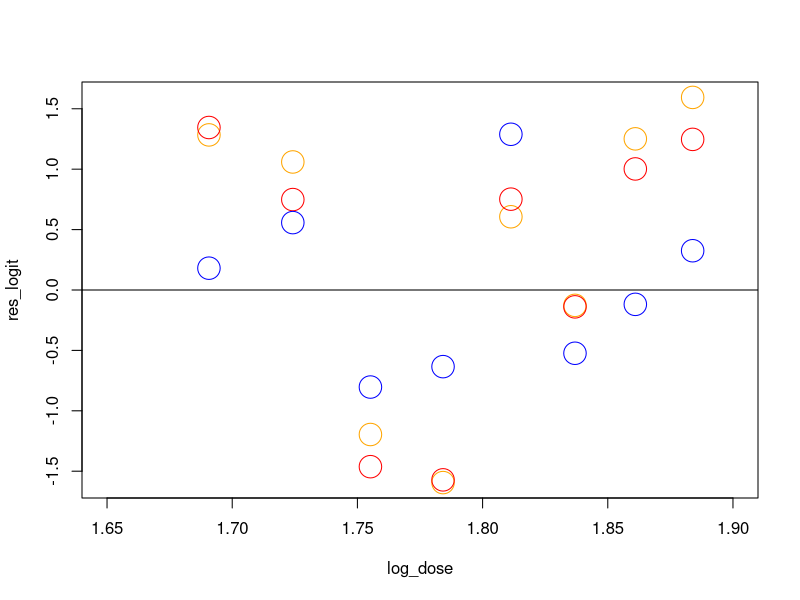
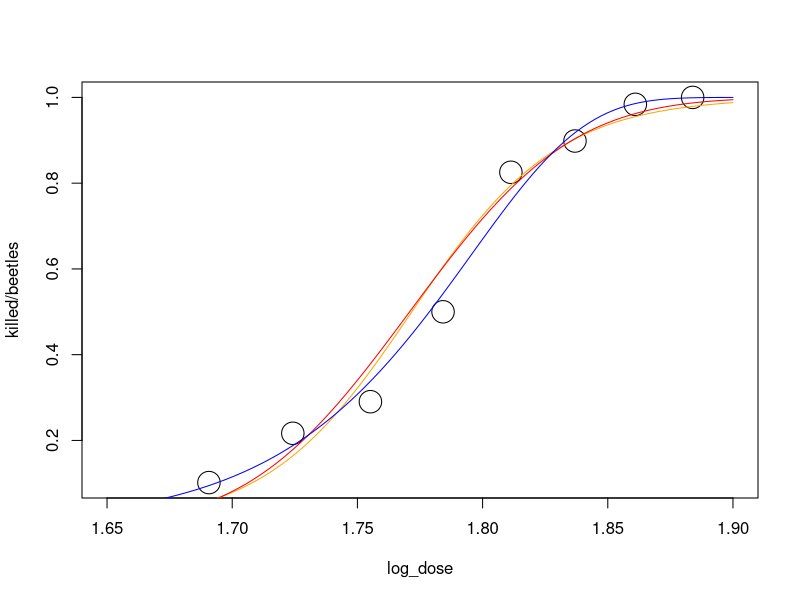
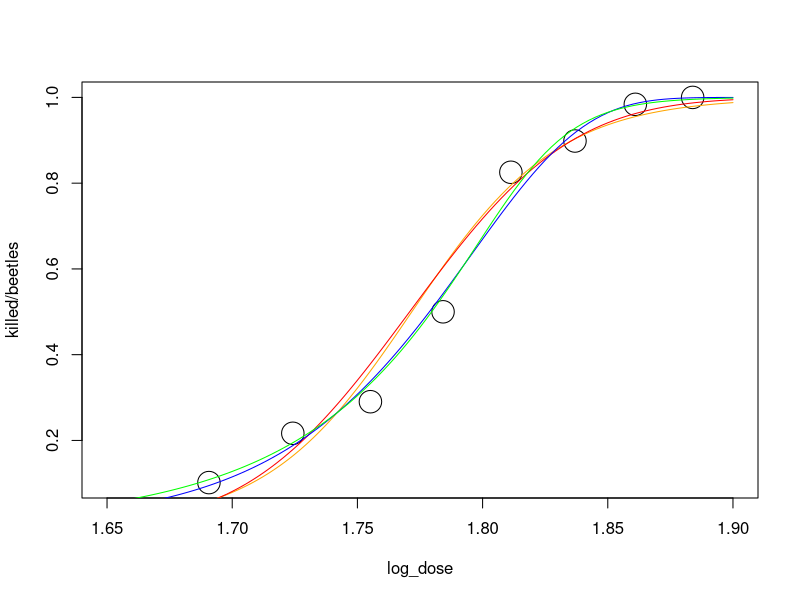

Generate these figures, in order, with R:
log_dose <- c(1.6907, 1.7242, 1.7552, 1.7842, 1.8113, 1.8369, 1.8610, 1.8839)
beetles <- c(59, 60, 62, 56, 63, 59, 62, 60) #m
killed <- c(6, 13, 18, 28, 52, 53, 61, 60) #y

#1a
# ?glm
# ?binomial
logit_fit = glm(cbind(killed, beetles-killed)~log_dose, family=binomial(link="logit"))
summary(logit_fit)
probit_fit = glm(cbind(killed, beetles-killed)~log_dose, family=binomial(link="probit"))
summary(probit_fit)
cloglog_fit = glm(cbind(killed, beetles-killed)~log_dose, family=binomial(link="cloglog"))
summary(cloglog_fit)

res_logit = residuals(logit_fit, "deviance")
res_probit = residuals(probit_fit, "deviance")
res_cloglog = residuals(cloglog_fit, "deviance")

plot(log_dose, res_logit, col="orange", xlim=c(1.65, 1.9), cex=3)
points(log_dose, res_probit, col="red", cex=3)
points(log_dose, res_cloglog, col="blue", cex=3)
abline(h=0)

inv_logit <- function(x, beta_0, beta_1){
    return(exp(beta_0 + beta_1*x) / (1 + exp(beta_0 + beta_1*x)))
}
inv_probit <- function(x, beta_0, beta_1){
    return(pnorm(beta_0 + beta_1*x))
}
inv_cloglog <- function(x, beta_0, beta_1){
    return(1-exp(-exp(beta_0 + beta_1*x)))
}
# grid = seq(1.65, 1.9, 0.005)
plot(log_dose, killed/beetles, xlim=c(1.65, 1.9), cex=3)
curve(inv_logit(x, logit_fit$coefficients[1], logit_fit$coefficients[2]), add=T, col="orange")
curve(inv_probit(x, probit_fit$coefficients[1], probit_fit$coefficients[2]), add=T, col="red")
curve(inv_cloglog(x, cloglog_fit$coefficients[1], cloglog_fit$coefficients[2]), add=T, col="blue")


#1c: alpha-power logit link
pll_beta0 = -113.625
pll_beta1 = 62.5
pll_alpha = 0.279

pll_inv <- function(x, beta_0, beta_1, alpha){
    nu = beta_0 + beta_1*x
    return(exp(alpha*nu)/((1+exp(nu))^alpha))
}
(pll_fit = pll_inv(log_dose, pll_beta0, pll_beta1, pll_alpha))
plot(log_dose, killed/beetles, xlim=c(1.65, 1.9), cex=3)
curve(inv_logit(x, logit_fit$coefficients[1], logit_fit$coefficients[2]), add=T, col="orange")
curve(inv_probit(x, probit_fit$coefficients[1], probit_fit$coefficients[2]), add=T, col="red")
curve(inv_cloglog(x, cloglog_fit$coefficients[1], cloglog_fit$coefficients[2]), add=T, col="blue")
curve(pll_inv(x, pll_beta0, pll_beta1, pll_alpha), add=T, col="green")

pll_dev_res <- function(m, y, fitted_pi){
    red_theta = log(fitted_pi/(1-fitted_pi))
    full_theta = log(y/(m-y))
    d = 2*(y*(full_theta - red_theta) + m*log((1+exp(red_theta))/(1+exp(full_theta))))
    sign = ifelse((y/m - fitted_pi)>0, +1, -1)
    return(sign*sqrt(d))
}
#debug
# pll_dev_res(beetles, killed, logit_fit$fitted.values)
# (res_logit = residuals(logit_fit, "deviance"))

#pll dev.resid
pll_dev_res(beetles, killed, pll_fit) #cause m=y for last point, it gives NaN

# AIC / BIC
pll_log_lik = 0
for(i in 1:8){
    pll_log_lik = pll_log_lik + dbinom(killed[i],beetles[i],pll_fit[i], log=TRUE)
}
(pll_log_lik)

pll_num_param = 3
(pll_AIC = -2*pll_log_lik + 2*pll_num_param)
(pll_BIC = -2*pll_log_lik + pll_num_param * log(8))

AIC(logit_fit)
BIC(logit_fit)
AIC(probit_fit)
BIC(probit_fit)
AIC(cloglog_fit)
BIC(cloglog_fit)
